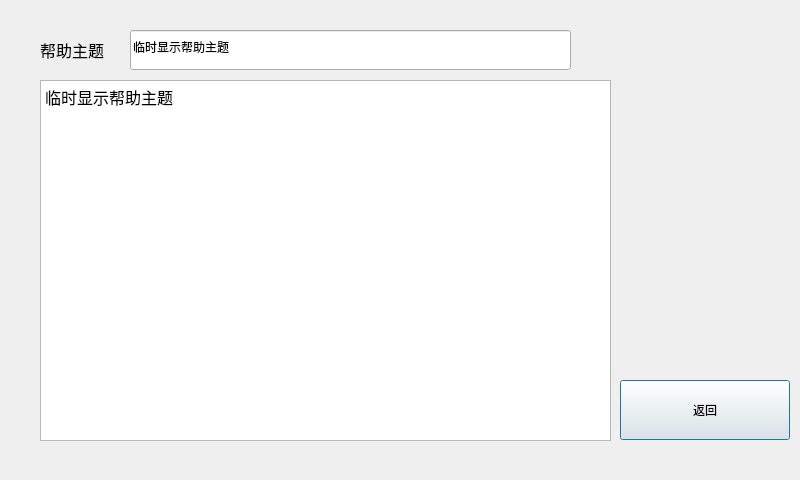
<?xml version="1.0" encoding="UTF-8"?>
<ui version="4.0">
 <class>HelpDialog</class>
 <widget class="QDialog" name="HelpDialog">
  <property name="geometry">
   <rect>
    <x>0</x>
    <y>0</y>
    <width>800</width>
    <height>480</height>
   </rect>
  </property>
  <property name="windowTitle">
   <string>Dialog</string>
  </property>
  <widget class="QLabel" name="label">
   <property name="geometry">
    <rect>
     <x>40</x>
     <y>30</y>
     <width>91</width>
     <height>40</height>
    </rect>
   </property>
   <property name="font">
    <font>
     <family>AlArabiya</family>
     <pointsize>12</pointsize>
    </font>
   </property>
   <property name="text">
    <string>帮助主题</string>
   </property>
  </widget>
  <widget class="ScrollLineEdit" name="lineEditHelpTitle">
   <property name="geometry">
    <rect>
     <x>130</x>
     <y>30</y>
     <width>441</width>
     <height>40</height>
    </rect>
   </property>
   <property name="focusPolicy">
    <enum>Qt::NoFocus</enum>
   </property>
   <property name="text">
    <string>临时显示帮助主题</string>
   </property>
   <property name="readOnly">
    <bool>true</bool>
   </property>
  </widget>
  <widget class="QTextEdit" name="textEditHelp">
   <property name="geometry">
    <rect>
     <x>40</x>
     <y>80</y>
     <width>571</width>
     <height>361</height>
    </rect>
   </property>
   <property name="font">
    <font>
     <family>AlArabiya</family>
     <pointsize>12</pointsize>
    </font>
   </property>
   <property name="focusPolicy">
    <enum>Qt::NoFocus</enum>
   </property>
   <property name="readOnly">
    <bool>true</bool>
   </property>
   <property name="html">
    <string>&lt;!DOCTYPE HTML PUBLIC &quot;-//W3C//DTD HTML 4.0//EN&quot; &quot;http://www.w3.org/TR/REC-html40/strict.dtd&quot;&gt;
&lt;html&gt;&lt;head&gt;&lt;meta name=&quot;qrichtext&quot; content=&quot;1&quot; /&gt;&lt;style type=&quot;text/css&quot;&gt;
p, li { white-space: pre-wrap; }
&lt;/style&gt;&lt;/head&gt;&lt;body style=&quot; font-family:'AlArabiya'; font-size:12pt; font-weight:400; font-style:normal;&quot;&gt;
&lt;p style=&quot; margin-top:0px; margin-bottom:0px; margin-left:0px; margin-right:0px; -qt-block-indent:0; text-indent:0px;&quot;&gt;临时显示帮助主题&lt;/p&gt;&lt;/body&gt;&lt;/html&gt;</string>
   </property>
  </widget>
  <widget class="QPushButton" name="pushButtonReturn">
   <property name="geometry">
    <rect>
     <x>620</x>
     <y>380</y>
     <width>170</width>
     <height>60</height>
    </rect>
   </property>
   <property name="text">
    <string>返回</string>
   </property>
  </widget>
 </widget>
 <customwidgets>
  <customwidget>
   <class>ScrollLineEdit</class>
   <extends>QLineEdit</extends>
   <header>scrolllineedit.h</header>
  </customwidget>
 </customwidgets>
 <resources/>
 <connections/>
</ui>
